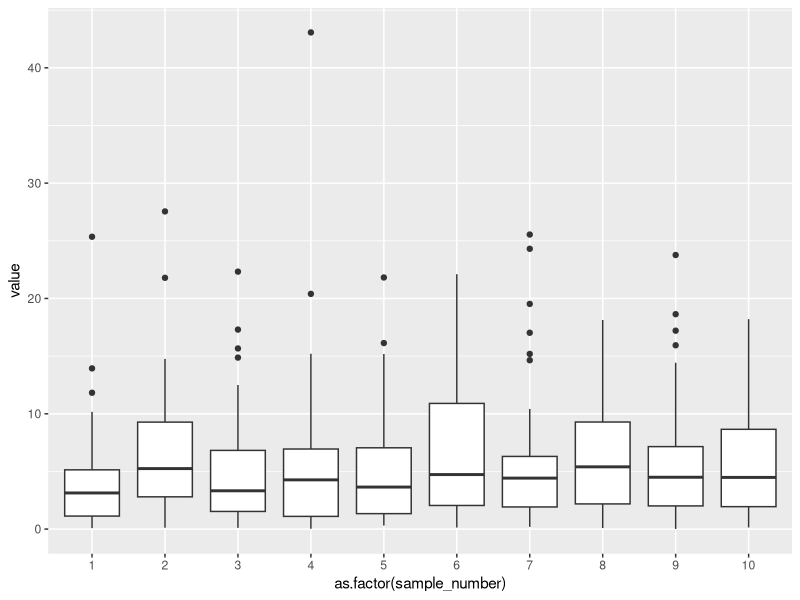
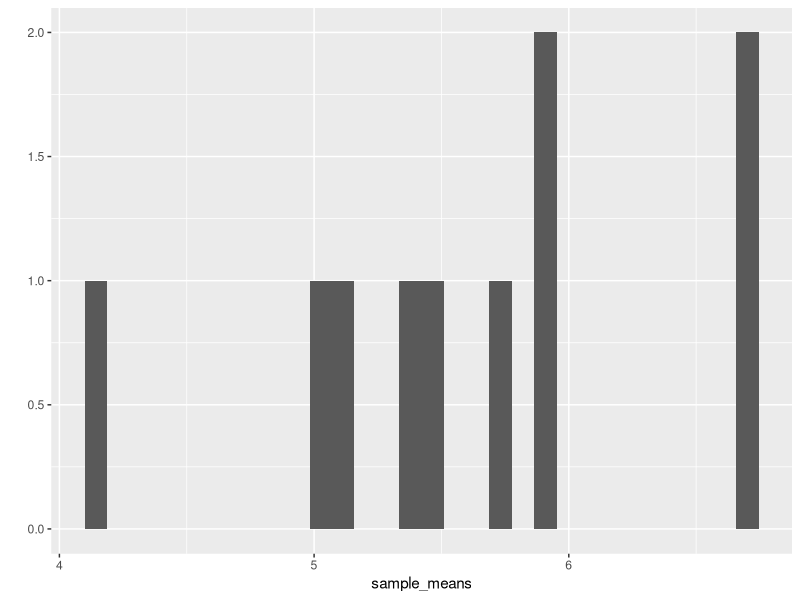
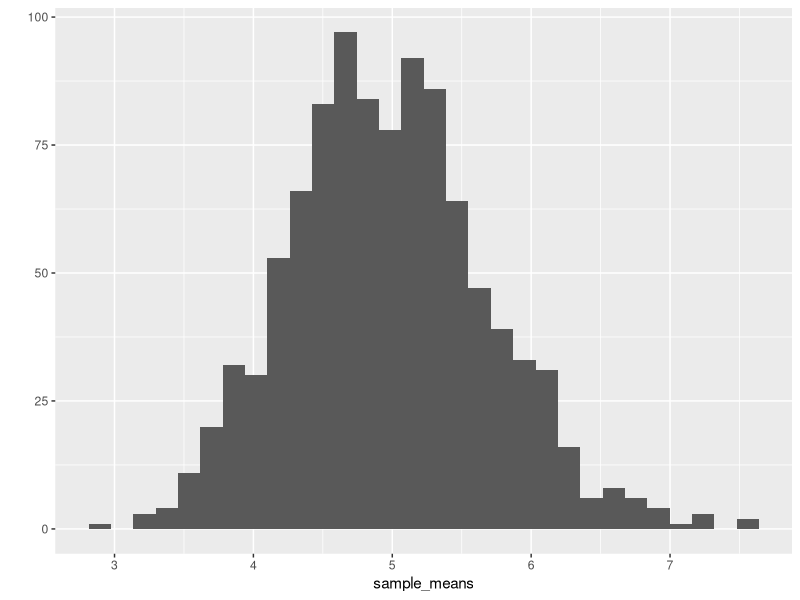
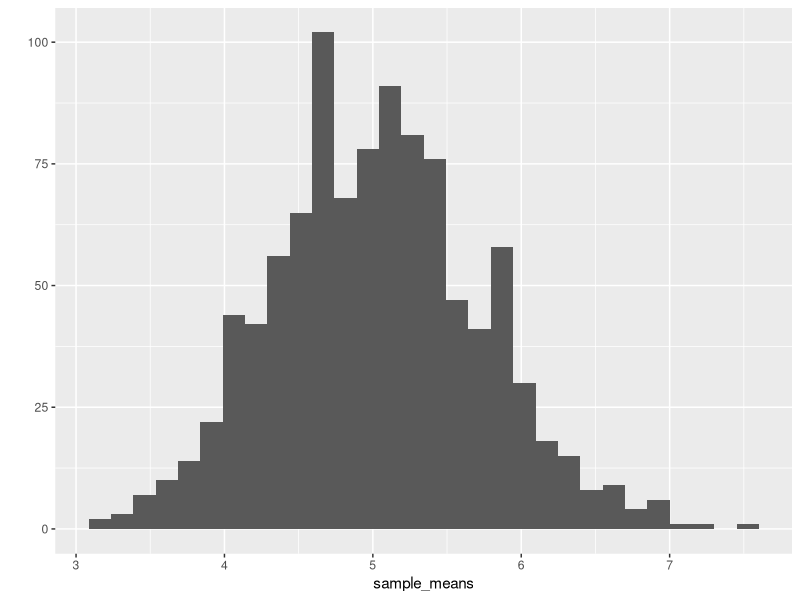
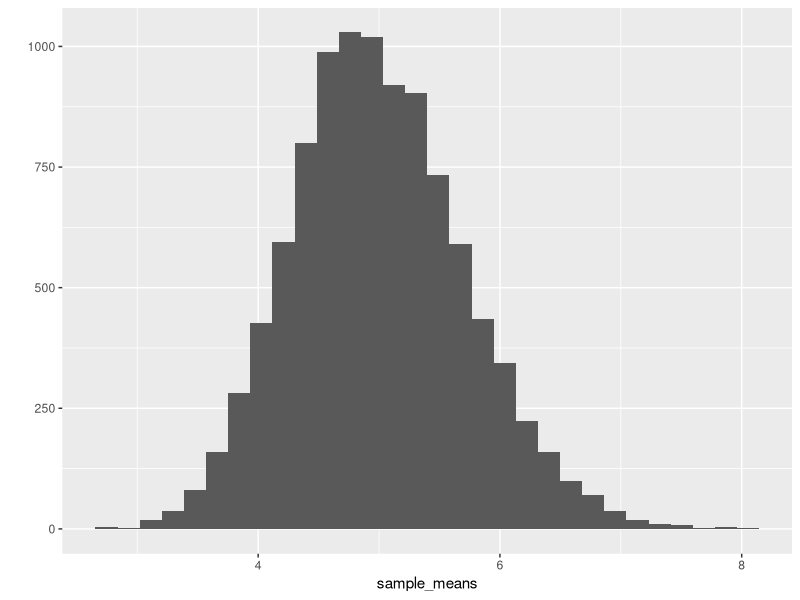

These figures' R source, in order:
#--------------------------------------**--------------------------------------#
#  File Name: clt.R
#  Purpose:
#--------------------------------------**--------------------------------------#

library(ggplot2)
library(tidyr)

get_exponential_samples <- function(nsamples, sample_size, true_population_mean){

   res <- matrix(
      rexp(sample_size*nsamples, rate=1/true_population_mean),
      nrow=nsamples, 
      ncol=sample_size
   )

   dres <- data.frame(res)

   names(dres) <- paste0('obs', 1:sample_size)

   dres$sample_number <- 1:nsamples
   dres$sample_means <- rowMeans(res)

   return(dres)

}

plot_samples <- function(s){

   # Convert the samples into a data frame for plotting
   pd <- s %>% gather(observation, value, -sample_number)

   # Plot the data
   pd$sample_number <- as.factor(pd$sample_number)
   print(qplot(as.factor(sample_number), value, data=pd, geom='boxplot'))

}

plot_means <- function(s){

   # Plot the means
   print(qplot(sample_means, data=s, geom='histogram'))

}


# Get 10 samples
s <- get_exponential_samples(10, 50, 5) 
plot_samples(s)
plot_means(s)

# Get 1000 samples
s <- get_exponential_samples(1000, 50, 5) 
plot_means(s)

# Get 1000 samples
s <- get_exponential_samples(1000, 50, 5) 
plot_means(s)

# Get 10000 samples
s <- get_exponential_samples(10000, 50, 5) 
plot_means(s)
